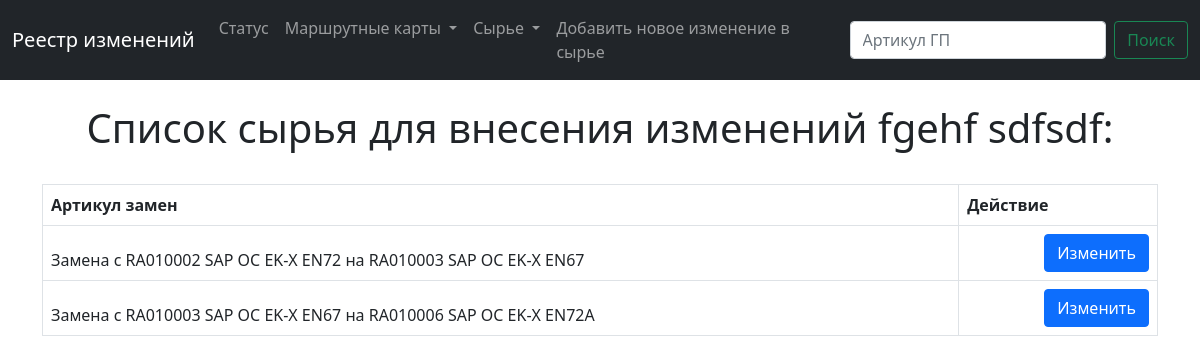
The page /change/3 on the database as committed earlier.
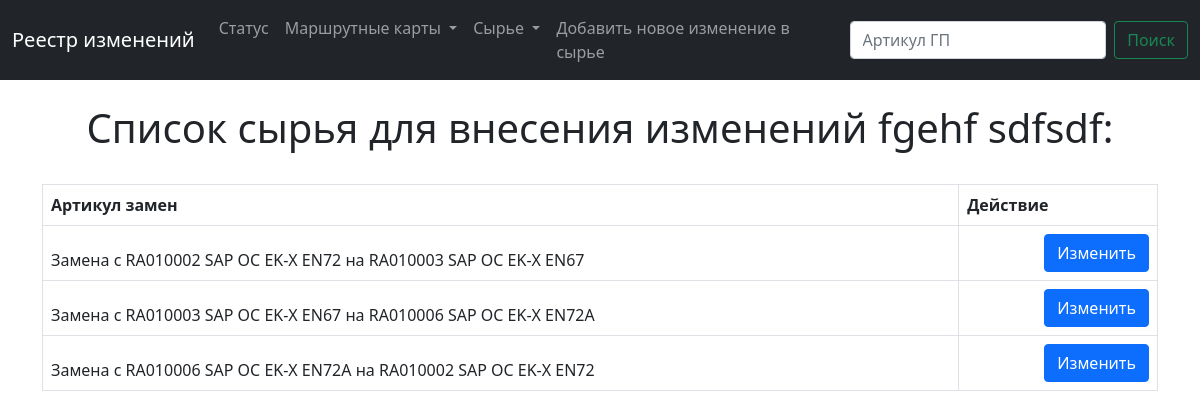
The same page on the database as committed later.
### main/models.py (models this page shows, shortened)
class Change (models.Model):
    raw_current = models.ForeignKey(Raw, blank=True, null=True, on_delete=models.CASCADE, related_name='raw_current')
    raw_new = models.ForeignKey(Raw, blank=True, null=True, on_delete=models.CASCADE, related_name='raw_new')
    created_date = models.DateTimeField(default=timezone.now)  # когда была создана заявка

class Raw (models.Model):
    num = models.CharField(max_length=200)  # артикул сырья
    name = models.CharField(max_length=200)  # наименование
    layer = models.CharField(max_length=200)  # навзвание слоя на русском

### main/views.py (the view)
# urls.py: path('change/<sku_id>', views.change, name='change'),
def change(request,sku_id):
    sku = Sku.objects.get(id=sku_id)
    list_change = Change.objects.filter(raw_current__in = sku.raw.all())
    return render(request, 'main/change.html', {'sku':sku,'list_change':list_change,'change':change,})

### main/templates/main/change.html (shortened to what this page needs)
{% extends 'main/base.html' %}
{% block content%}
    {% if list_change %}
        <br>
        <center>
            <h1> Cписок сырья для внесения изменений {{ sku.num}} {{ sku.name}}: </h1>
        </center>
        <br>
        <div class="container">
            <table class="table table-bordered">
                <thead>
                    <tr style="font-weight:bold">
                        <td>Артикул замен</td>
                        <td>Действие</td>
                    </tr>
                    <tr>
                        {% for list_change in list_change %}
                            <td> Замена с {{ list_change.raw_current.num}} {{ list_change.raw_current.name}} на {{ list_change.raw_new.num}}  {{ list_change.raw_new.name}}</td>
                            <td align="right">
                                <div class="btn-group" role="group" aria-label="Basic example">
                                    <a href="{% url 'update_sku' sku.id %}" type="button" class="btn btn-primary">Изменить</a>
                                </div>
                            </td>
                    </tr>
                    {% endfor %}
                    </thead>
                </table>
            </div>
    {% else %}
        <br>
        <center>
            <h1> Нет сырья для изменения </h1>
            <div class="btn-group" role="group" aria-label="Basic example">
            </div>
    {% endif %}
{%endblock%}

Rows that differ between the two databases and show on the page:
added Change: raw_current.num "RA010006", raw_current.name "SAP OC EK-X EN72A", raw_new.num "RA010002", raw_new.name "SAP OC EK-X EN72"
